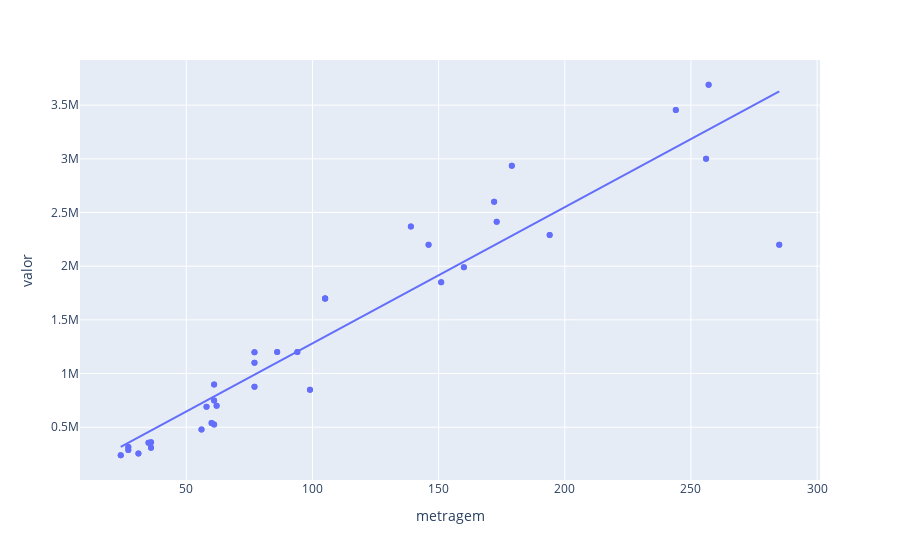

The cell this chart's notebook holds for it:
### Code cell
import plotly.express as px 
from statsmodels.formula.api import ols
import matplotlib.pyplot as plt

fig = px.scatter(df, x = df['metragem'], y = df['valor'], trendline='ols')
fig.show()
